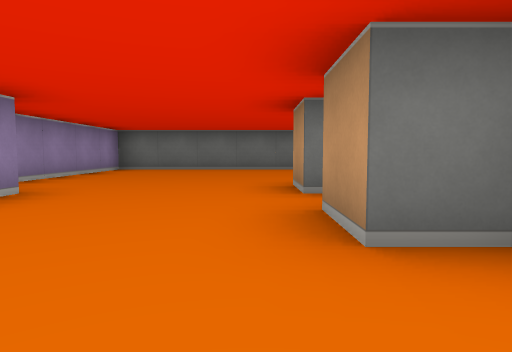
[1] (above)

12 first-person views from a walk through a cub3D level. The camera is about half as high as the walls, tilts 4° down and sees 75° across. The floor is counted in squares. Each view is taken from the middle of a square. On the plan, view 1 faces up. The plan holds only what a view shows up to about 9 squares ahead; the rest is blank.

[2]
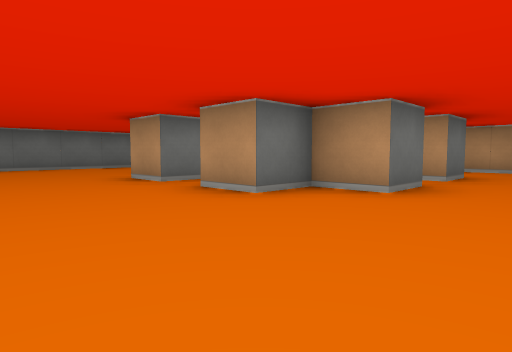

[3]
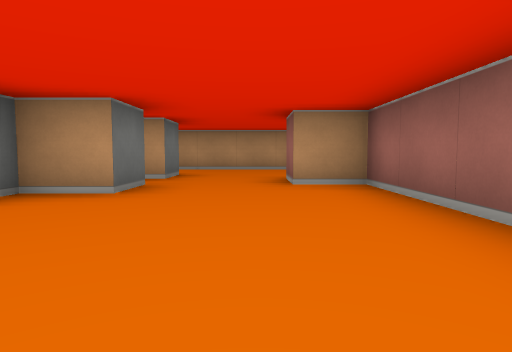

[4]
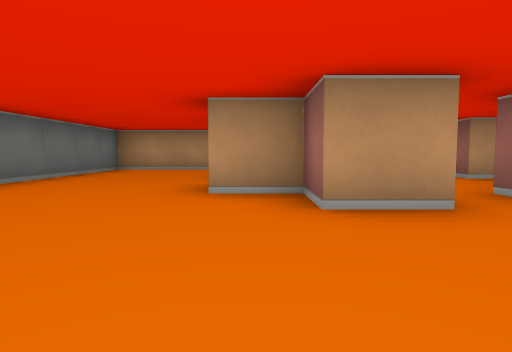

[5]
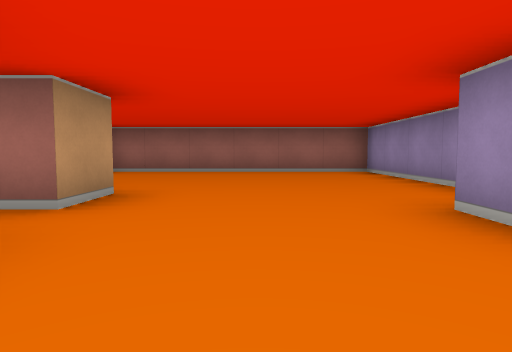

[6]
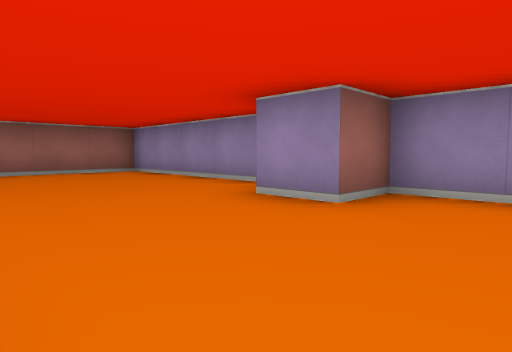

[7]
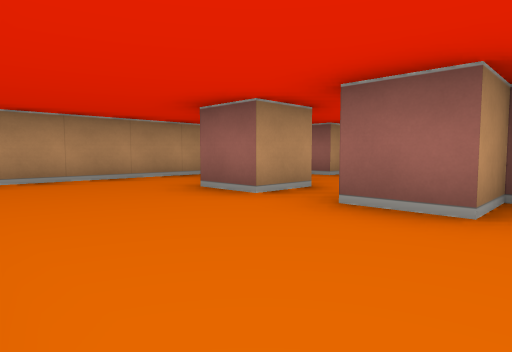

[8]
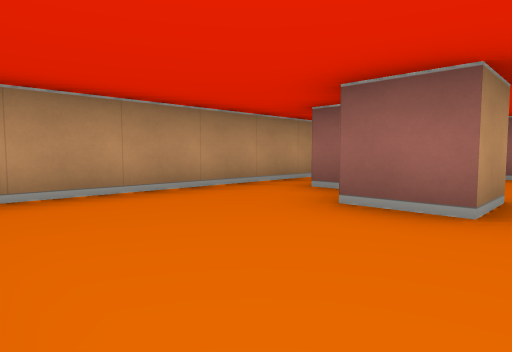

[9]
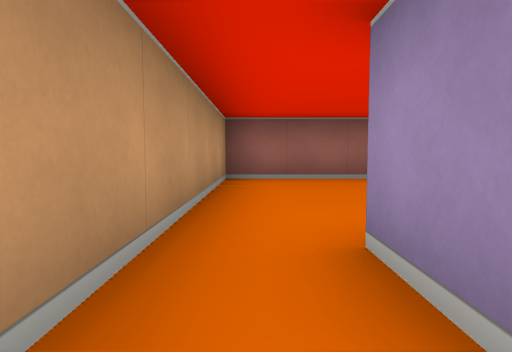

[10]
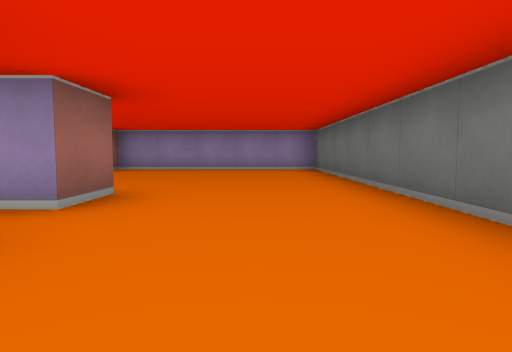

[11]
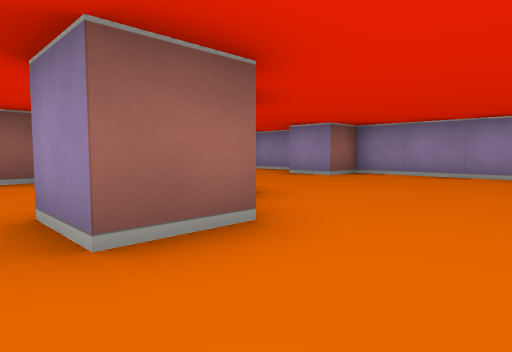

[12]
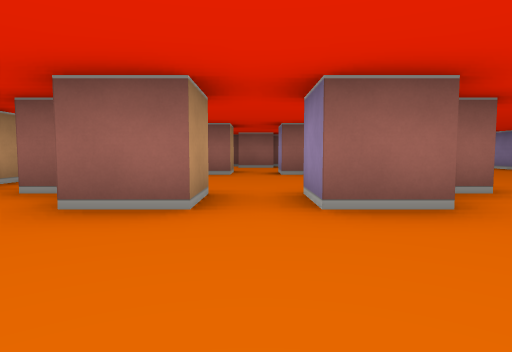

### Floor plan
Ten units are one square. View 1 is at (0, 0); x grows to the right and y downward. Boxes are objects, and circles mark ways between rooms. Rooms are numbered by the first view taken in them; rooms with no view inside come last. Other rooms are left out.
<svg viewBox="-40 -90 110 120">
<path fill="none" stroke="#000" d="M12 -35 5 -35 5 -45 15 -45 15 -55 25 -55M19 -15 25 -15 25 -8M25 -5 15 -5 15 -15 5 -15 5 -25 15 -25M35 -55 45 -55M50 -45 55 -45M45 -5 35 -5 35 -15M55 -24 55 -15M-35 -18 -35 25 25 25 25 15 35 15M65 -35 65 -85 -35 -85 -35 -35 -25 -35 -25 -25M41 25 65 25 65 -25M65 -25 65 -35M44 -25 50 -25M35 -15 40 -15M35 -45 35 -55M25 -55 25 -45"/>
<circle cx="60" cy="-15" r="3" fill="#2a7"/>
<circle cx="60" cy="-45" r="3" fill="#2a7"/>
<circle cx="15" cy="-30" r="3" fill="#2a7"/>
<circle cx="30" cy="-10" r="3" fill="#2a7"/>
<circle cx="30" cy="-60" r="3" fill="#2a7"/>
<circle cx="50" cy="-30" r="3" fill="#2a7"/>
<text x="10" y="-30">1</text>
<text x="60" y="-30">2</text>
<text x="40" y="-30">3</text>
</svg>
Room 1 opens to room 2. Room 1 opens to room 3. Room 2 opens to room 3.

Where each view was taken, in squares from view 1:
view 1: 0 up, 0 right, facing up
view 2: 1 down, 2 left, facing up-right
view 3: 1 down, 2 left, facing right
view 4: 5 up, 2 left, facing right
view 5: 5 up, 1 left, facing down
view 6: 5 up, 0 right, facing down-left
view 7: 8 up, 1 right, facing down-right
view 8: 8 up, 3 right, facing down-right
view 9: 3 up, 6 right, facing down
view 10: 7 up, 5 right, facing left
view 11: 7 up, 3 right, facing down-left
view 12: 8 up, 3 right, facing down
